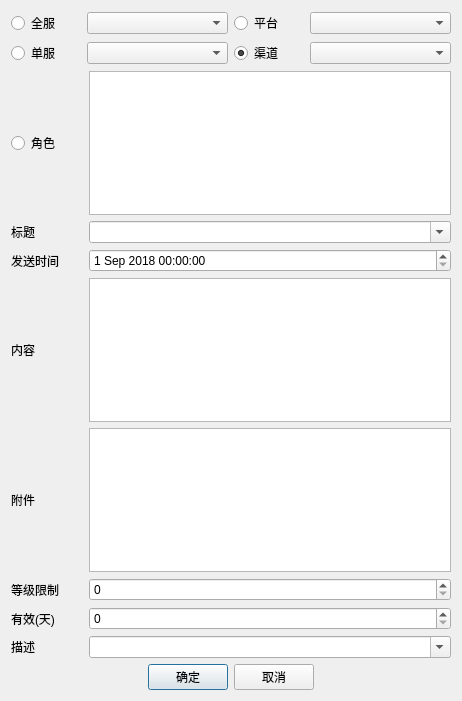
<?xml version="1.0" encoding="UTF-8"?>
<ui version="4.0">
 <class>Dialog</class>
 <widget class="QDialog" name="Dialog">
  <property name="geometry">
   <rect>
    <x>0</x>
    <y>0</y>
    <width>462</width>
    <height>701</height>
   </rect>
  </property>
  <property name="windowTitle">
   <string>添加邮件</string>
  </property>
  <layout class="QVBoxLayout" name="verticalLayout" stretch="1,1,6,1,1,6,6,1,1,1,1">
   <item>
    <layout class="QHBoxLayout" name="horizontalLayout_5" stretch="1,2,1,2">
     <item>
      <widget class="QRadioButton" name="radioButtonAllServer">
       <property name="text">
        <string>全服</string>
       </property>
      </widget>
     </item>
     <item>
      <widget class="QComboBox" name="comboBoxAllServer"/>
     </item>
     <item>
      <widget class="QRadioButton" name="radioButtonPlatform">
       <property name="text">
        <string>平台</string>
       </property>
       <property name="checked">
        <bool>false</bool>
       </property>
      </widget>
     </item>
     <item>
      <widget class="QComboBox" name="comboBoxPlatform">
       <property name="modelColumn">
        <number>0</number>
       </property>
      </widget>
     </item>
    </layout>
   </item>
   <item>
    <layout class="QHBoxLayout" name="horizontalLayout_4" stretch="1,2,1,2">
     <item>
      <widget class="QRadioButton" name="radioButtonServer">
       <property name="enabled">
        <bool>true</bool>
       </property>
       <property name="text">
        <string>单服</string>
       </property>
       <property name="checked">
        <bool>false</bool>
       </property>
      </widget>
     </item>
     <item>
      <widget class="QComboBox" name="comboBoxServer">
       <property name="modelColumn">
        <number>0</number>
       </property>
      </widget>
     </item>
     <item>
      <widget class="QRadioButton" name="radioButtonChannel">
       <property name="text">
        <string>渠道</string>
       </property>
       <property name="checked">
        <bool>true</bool>
       </property>
      </widget>
     </item>
     <item>
      <widget class="QComboBox" name="comboBoxChannel"/>
     </item>
    </layout>
   </item>
   <item>
    <layout class="QHBoxLayout" name="horizontalLayout_9" stretch="1,5">
     <item>
      <widget class="QRadioButton" name="radioButtonRoles">
       <property name="text">
        <string>角色</string>
       </property>
      </widget>
     </item>
     <item>
      <widget class="QTableView" name="tableViewRoles"/>
     </item>
    </layout>
   </item>
   <item>
    <layout class="QHBoxLayout" name="horizontalLayout_12" stretch="1,5">
     <item>
      <widget class="QLabel" name="label_7">
       <property name="text">
        <string>标题</string>
       </property>
      </widget>
     </item>
     <item>
      <widget class="QComboBox" name="comboBoxMailTitle">
       <property name="editable">
        <bool>true</bool>
       </property>
      </widget>
     </item>
    </layout>
   </item>
   <item>
    <layout class="QHBoxLayout" name="horizontalLayout" stretch="1,5">
     <item>
      <widget class="QLabel" name="label_2">
       <property name="text">
        <string>发送时间</string>
       </property>
      </widget>
     </item>
     <item>
      <widget class="QDateTimeEdit" name="dateTimeEdit">
       <property name="maximumDateTime">
        <datetime>
         <hour>23</hour>
         <minute>59</minute>
         <second>59</second>
         <year>2999</year>
         <month>12</month>
         <day>31</day>
        </datetime>
       </property>
       <property name="minimumDate">
        <date>
         <year>2018</year>
         <month>9</month>
         <day>1</day>
        </date>
       </property>
      </widget>
     </item>
    </layout>
   </item>
   <item>
    <layout class="QHBoxLayout" name="horizontalLayout_10" stretch="1,5">
     <item>
      <widget class="QLabel" name="label_8">
       <property name="text">
        <string>内容</string>
       </property>
      </widget>
     </item>
     <item>
      <layout class="QVBoxLayout" name="verticalLayout_2">
       <item>
        <widget class="QTextEdit" name="textEditMailText"/>
       </item>
      </layout>
     </item>
    </layout>
   </item>
   <item>
    <layout class="QHBoxLayout" name="horizontalLayout_2" stretch="1,5">
     <item>
      <widget class="QLabel" name="label">
       <property name="text">
        <string>附件</string>
       </property>
      </widget>
     </item>
     <item>
      <layout class="QVBoxLayout" name="verticalLayout_3">
       <item>
        <widget class="QTableView" name="tableViewAttachs"/>
       </item>
      </layout>
     </item>
    </layout>
   </item>
   <item>
    <layout class="QHBoxLayout" name="horizontalLayout_7" stretch="1,5">
     <item>
      <widget class="QLabel" name="label_4">
       <property name="text">
        <string>等级限制</string>
       </property>
      </widget>
     </item>
     <item>
      <widget class="QSpinBox" name="spinBoxLevel"/>
     </item>
    </layout>
   </item>
   <item>
    <layout class="QHBoxLayout" name="horizontalLayout_3" stretch="1,5">
     <item>
      <widget class="QLabel" name="label_6">
       <property name="text">
        <string>有效(天)</string>
       </property>
      </widget>
     </item>
     <item>
      <widget class="QSpinBox" name="spinBoxValidDayNum"/>
     </item>
    </layout>
   </item>
   <item>
    <layout class="QHBoxLayout" name="horizontalLayout_6" stretch="1,5">
     <item>
      <widget class="QLabel" name="label_3">
       <property name="text">
        <string>描述</string>
       </property>
      </widget>
     </item>
     <item>
      <widget class="QComboBox" name="comboBoxDesc">
       <property name="editable">
        <bool>true</bool>
       </property>
      </widget>
     </item>
    </layout>
   </item>
   <item>
    <layout class="QHBoxLayout" name="horizontalLayout_13">
     <item>
      <spacer name="horizontalSpacer">
       <property name="orientation">
        <enum>Qt::Horizontal</enum>
       </property>
       <property name="sizeHint" stdset="0">
        <size>
         <width>40</width>
         <height>20</height>
        </size>
       </property>
      </spacer>
     </item>
     <item>
      <widget class="QPushButton" name="btnOK">
       <property name="text">
        <string>确定</string>
       </property>
      </widget>
     </item>
     <item>
      <widget class="QPushButton" name="btnCancel">
       <property name="text">
        <string>取消</string>
       </property>
      </widget>
     </item>
     <item>
      <spacer name="horizontalSpacer_2">
       <property name="orientation">
        <enum>Qt::Horizontal</enum>
       </property>
       <property name="sizeHint" stdset="0">
        <size>
         <width>40</width>
         <height>20</height>
        </size>
       </property>
      </spacer>
     </item>
    </layout>
   </item>
  </layout>
 </widget>
 <resources/>
 <connections>
  <connection>
   <sender>btnCancel</sender>
   <signal>clicked()</signal>
   <receiver>Dialog</receiver>
   <slot>reject()</slot>
   <hints>
    <hint type="sourcelabel">
     <x>240</x>
     <y>664</y>
    </hint>
    <hint type="destinationlabel">
     <x>199</x>
     <y>343</y>
    </hint>
   </hints>
  </connection>
 </connections>
</ui>
